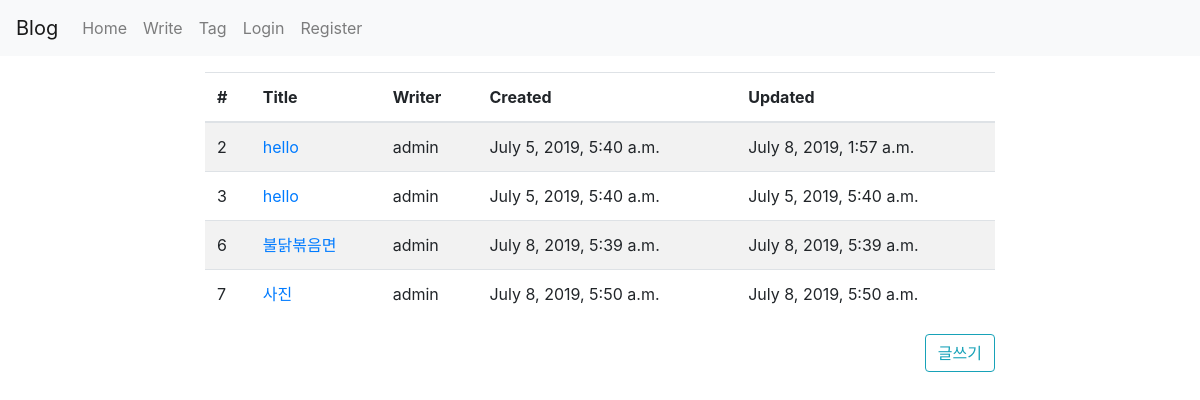
The page / on the database its author committed.
### blog/models.py (models this page shows, shortened)
class Blog(models.Model):
    writer = models.ForeignKey(User, on_delete=models.CASCADE, related_name="posts")
    title = models.CharField(max_length=100)
    content = RichTextUploadingField()
    created = models.DateTimeField(auto_now_add=True)
    updated = models.DateTimeField(auto_now=True)

### blog/views.py (the view)
# urls.py: path("", BlogList.as_view(), name="index"),
class BlogList(ListView):
    model = Blog
    template_name = 'blog/list.html'

### blog/templates/blog/list.html
{% extends 'base.html' %}
{% block content %}
<table class="table table-striped table-hover">
    <thead>
        <tr>
            <th>#</th>
            <th>Title</th>
            <th>Writer</th>
            <th>Created</th>
            <th>Updated</th>
        </tr>
    </thead>
    <tbody>
        {% for object in object_list %}
        <tr>
            <td>{{object.id}}</td>
            <td><a href="{% url 'detail' object.id %}">{{object.title}}</a></td>
            <td>{{object.writer.username}}</td>
            <td>{{object.created}}</td>
            <td>{{object.updated}}</td>
        </tr>
        {% endfor %}
    </tbody>
</table>
<a href="{% url 'create' %}" class="btn btn-outline-info float-right">글쓰기</a>
{% endblock %}

### layout/base.html (shortened to what this page needs)
<!DOCTYPE html>
<html lang="en">
<head>
    <link rel="stylesheet" href="https://stackpath.bootstrapcdn.com/bootstrap/4.3.1/css/bootstrap.min.css">
</head>
<body>
<nav class="navbar navbar-expand-lg navbar-light bg-light">
  <a class="navbar-brand" href="#">Blog</a>
  <div class="collapse navbar-collapse" id="navbarSupportedContent">
    <ul class="navbar-nav mr-auto">
      <li class="nav-item">
        <a class="nav-link" href="{% url 'index' %}">Home</a>
      </li>
      <li class="nav-item">
        <a class="nav-link" href="{% url 'create' %}">Write</a>
      </li>
      <li class="nav-item">
        <a class="nav-link" href="#">Tag</a>
      </li>
      {% if not user.is_authenticated %}
      <li class="nav-item">
        <a class="nav-link" href="{% url 'login' %}">Login</a>
      </li>
      <li class="nav-item">
        <a class="nav-link" href="{% url 'register' %}">Register</a>
      </li>
      {% else %}
      <li class="nav-item">
        <a class="nav-link" href="{% url 'logout' %}">Logout</a>
      </li>
      {% endif %}
    </ul>
  </div>
</nav>
<div class="row mt-3">
    <div class="col"></div>
    <div class="col-8">
        {% block content %}
        {% endblock %}
    </div>
    <div class="col"></div>
</div>
</body>
</html>

### rows shown on the page
Blog: id "2", title "hello", writer.username "admin", created "July 5, 2019, 5:40 a.m.", updated "July 8, 2019, 1:57 a.m."
Blog: id "3", title "hello", writer.username "admin", created "July 5, 2019, 5:40 a.m.", updated "July 5, 2019, 5:40 a.m."
Blog: id "6", title "불닭볶음면", writer.username "admin", created "July 8, 2019, 5:39 a.m.", updated "July 8, 2019, 5:39 a.m."
Blog: id "7", title "사진", writer.username "admin", created "July 8, 2019, 5:50 a.m.", updated "July 8, 2019, 5:50 a.m."
